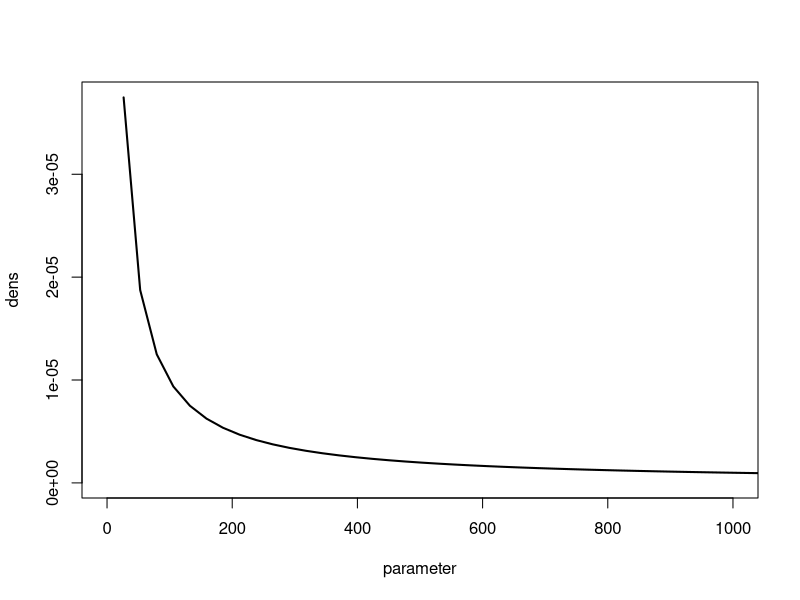

This figure's R source:
#############################################
### R script by Ivan Prates (ivanprates.org).
### University of Michigan, Ann Arbor, MI, USA.
### April 2023.
### The goals of this script are:
### To help define gamma-distributed priors parameters in G-PhoCS analyses.

# Given a mutation rate of:
u = 7.6*10^-9

## 1. For tau:
## Tree height (in number of generations): 
gen <- 5000
gen <- 500000
r = u*gen 
r ## From 0.00004 to 0.004.

## 2. For theta:
## Effective population size:
N <- 100000
N <- 1000000
theta <- 4*N*u
theta ## From 0.0003 to 0.03.

## 3. For migration rate:
## M = proportion of ind. in pop. 1 that arose from migration from pop. 2 per generation.

## m for different M:
M <- 1/200000 ## Under N = 100,000, this leads to 2NM = 1.
M <- 1/2000000 ## Under N = 1,000,000, this leads to 2NM = 1.
m = M/u
m ## from 66 to 658.
2*N*M

## To achieve these ranges, implement gamma parameters as:
shape <- 1 ; rate <- 100 ; xlmax <- 0.05 ## For tau and theta.
shape <- 0.001 ; rate <- 0.00001 ; xlmax <- 1000 ## For migration.

## Plot:
xmax <- qgamma(p = 0.999, shape = shape, rate = rate)
x <- seq(from = 0, to = xmax, by = xmax/1000)
dens <- dgamma(x, shape = shape, rate = rate)
plot(x, dens, type = 'l', lwd = 2, xlab = "parameter", xlim = c(0, xlmax))

## End of script.
